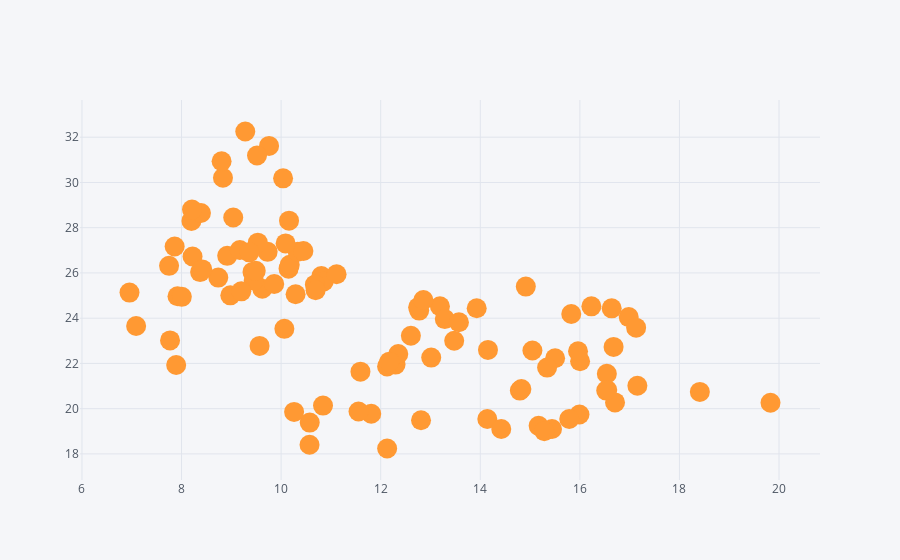

Notebook code for this chart:
### Markdown cell above
#### Scatter Plot
- You can create scatter plots with DataFrame.plot by passing kind='scatter'. Scatter plot requires numeric columns for x and y axis. These can be specified by x and y keywords each, otherwise the DataFrame index will be used as x

### Code cell
df.iplot(x = 'A', y = 'C', mode = 'markers', size = 20)
